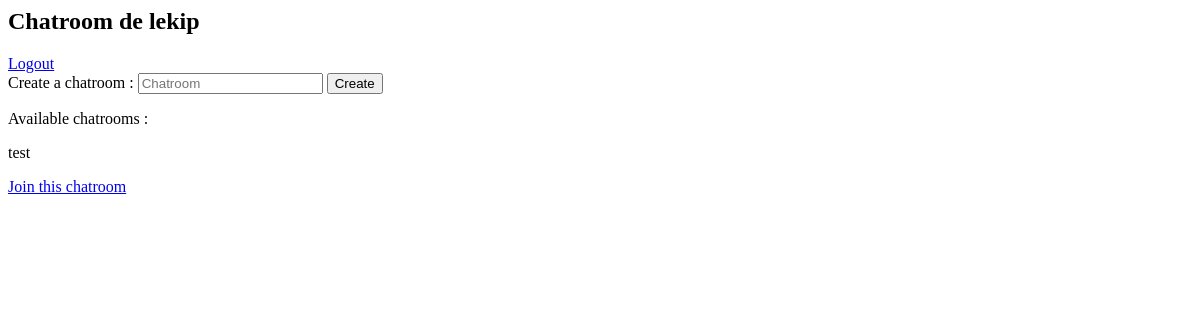
Before: / (signed in) with the older database file.
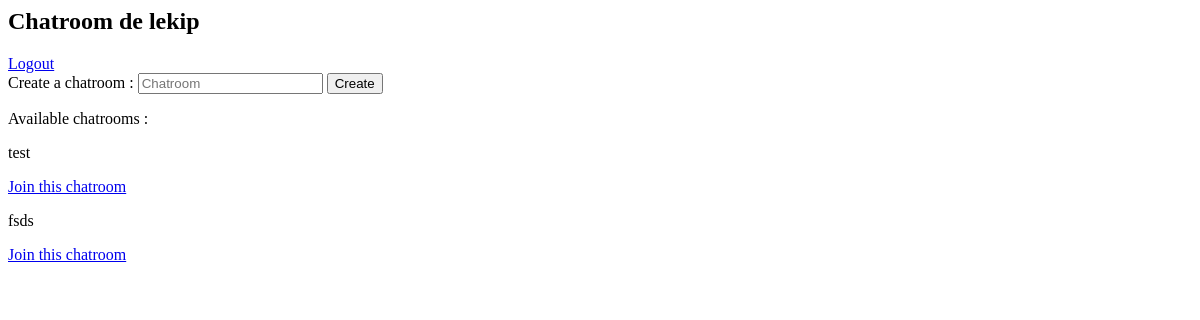
After: the same page with the newer database file.
### chatroom/models.py (models this page shows)
class Room(models.Model):
    roomName=models.CharField(max_length=50)
    def __str__(self):
        return self.roomName

### chatroom/views.py (the view, shortened to what this page needs)
# urls.py: path('',views.home),
@login_required(login_url='login') # l'utilisateur ne peut accéder à home s'il n'est pas connecté
def home(request):
    allRooms=Room.objects.all()
    return render(request,'chatroom/home.html',{'allRooms': allRooms})

### chatroom/templates/chatroom/home.html (shortened to what this page needs)
<h2>Chatroom de lekip</h2>
<a href="{% url 'logout' %}">Logout</a>
<form method="POST" action="">
    <label>Create a chatroom :</label>
    <input type="text" placeholder="Chatroom" name="room-Name">
    <input type="submit" value="Create">
</form>
<p>Available chatrooms : </p>
{% for rooms in allRooms %}
    <p>{{rooms}}</p>
    <p><a href="{% url 'room' rooms.roomName %}">Join this chatroom</a></p>
{% endfor %}

Changed rows visible on the page:
added Room: roomName "fsds"
